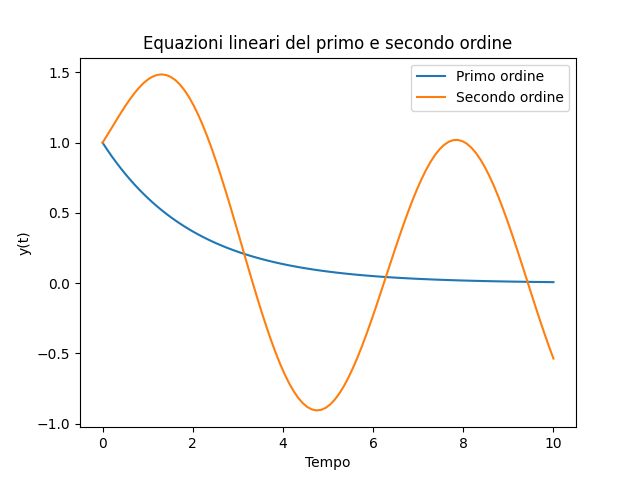

This figure's Python source:
import numpy as np
import matplotlib.pyplot as plt
# Definizione dell'equazione lineare del primo ordine
def first_order_eq(y, t):
    return -0.5 * y

# Definizione dell'equazione lineare del secondo ordine
def second_order_eq(y, t):
    return -0.5 * y - 2 * np.sin(t)

# Definizione del dominio t
t = np.linspace(0, 10, 100)

# Risoluzione dell'equazione lineare del primo ordine
y_first_order = np.exp(-0.5 * t)

# Risoluzione dell'equazione lineare del secondo ordine
y_second_order = np.exp(-0.5 * t) + np.sin(t)

# Tracciamento delle soluzioni
plt.plot(t, y_first_order, label='Primo ordine')
plt.plot(t, y_second_order, label='Secondo ordine')

# Configurazione del grafico
plt.title("Equazioni lineari del primo e secondo ordine")
plt.xlabel("Tempo")
plt.ylabel("y(t)")
plt.legend()

# Mostra il grafico
plt.show()
